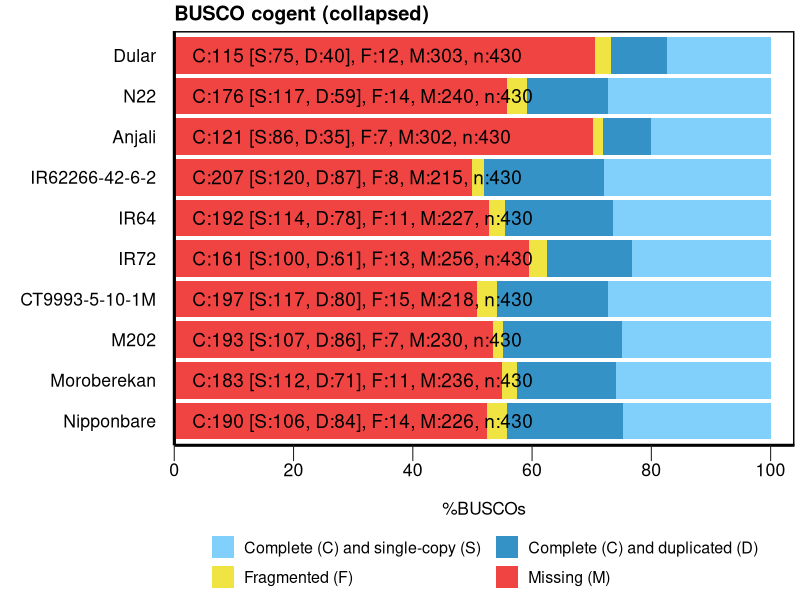

Here is the R script that generated this plot:
######################################
#
# BUSCO summary figure
# @version 3.0.0
# @since BUSCO 2.0.0
# 
# Copyright (c) 2016-2017, Evgeny Zdobnov (ez@ezlab.org)
# Licensed under the MIT license. See LICENSE.md file.
#
######################################

# Load the required libraries
library(ggplot2)
library("grid")

# !!! CONFIGURE YOUR PLOT HERE !!! 
# Output
my_output <- paste("figures/","3_busco_cogent.png",sep="/") 
my_width <- 20
my_height <- 15
my_unit <- "cm"

# Colors
my_colors <- c("#81d0fc", "#3492C7", "#F0E442", "#F04442")
# Bar height ratio
my_bar_height <- 0.9

# Legend
my_title <- "BUSCO cogent (collapsed)"

# Font
my_family <- "sans"
my_size_ratio <- 1.2

# !!! SEE YOUR DATA HERE !!!
# Your data as generated by python, remove or add more
my_species <- c('Nipponbare', 'Nipponbare', 'Nipponbare', 'Nipponbare', 'N22', 'N22', 'N22', 'N22', 'Dular', 'Dular', 'Dular', 'Dular', 'Anjali', 
                'Anjali', 'Anjali', 'Anjali', 'CT9993-5-10-1M', 'CT9993-5-10-1M', 'CT9993-5-10-1M', 'CT9993-5-10-1M', 'M202', 'M202', 'M202', 'M202', 'Moroberekan', 'Moroberekan', 
                'Moroberekan', 'Moroberekan', 'IR62266-42-6-2', 'IR62266-42-6-2', 'IR62266-42-6-2', 'IR62266-42-6-2', 'IR64', 'IR64', 'IR64', 'IR64', 'IR72', 'IR72', 'IR72', 'IR72')
my_species <- factor(my_species)
levels(my_species)
my_species <- factor(my_species,levels(my_species)[rev(c(3, 9, 1, 4, 5, 6, 2, 7, 8, 10))]) # reorder your species here just by changing the values in the vector :
my_percentage <- c(24.7, 19.5, 3.3, 52.5, 27.2, 13.7, 3.3, 55.8, 17.4, 9.3, 2.8, 70.5, 20.0, 8.1, 1.6, 70.3, 27.2, 18.6, 3.5, 50.7, 24.9, 20.0, 1.6, 53.5, 26.0, 16.5, 2.6, 54.9, 27.9, 20.2, 1.9, 50.0, 26.5, 18.1, 2.6, 52.8, 23.3, 14.2, 3.0, 59.5)
my_values <- c(106, 84, 14, 226, 117, 59, 14, 240, 75, 40, 12, 303, 86, 35, 7, 302, 117, 80, 15, 218, 107, 86, 7, 230, 112, 71, 11, 236, 120, 87, 8, 215, 114, 78, 11, 227, 100, 61, 13, 256)

######################################
######################################
######################################
# Code to produce the graph
labsize = 1
if (length(levels(my_species)) > 10){
  labsize = 0.66
}
print("Plotting the figure ...")
category <- c(rep(c("S","D","F","M"),c(1)))
category <-factor(category)
category = factor(category,levels(category)[c(4,1,2,3)])
df = data.frame(my_species,my_percentage,my_values,category)

figure <- ggplot() + 
  
  geom_bar(aes(y = my_percentage, x = my_species, fill = category), data = df, stat="identity", width=my_bar_height) + 
  coord_flip() + 
  theme_gray(base_size = 8) + 
  scale_y_continuous(expand=c(0,0), limits=c(0,104), labels = c("0","20","40","60","80","100"), breaks = c(0,20,40,60,80,100)) + 
  scale_fill_manual(values = my_colors,labels =c(" Complete (C) and single-copy (S)  ",
                                                 " Complete (C) and duplicated (D)",
                                                 " Fragmented (F)  ",
                                                 " Missing (M)")) +   
  ggtitle(my_title) + 
  xlab("") + 
  ylab("\n%BUSCOs") + 
  
  theme(plot.title = element_text(family=my_family, colour = "black", size = rel(1.5)*my_size_ratio, face = "bold")) +
  theme(legend.position="bottom",legend.title = element_blank()) + 
  theme(legend.text = element_text(family=my_family, size = rel(1.2)*my_size_ratio)) + 
  theme(panel.background = element_rect(color="#FFFFFF", fill="white")) + 
  theme(panel.grid.minor = element_blank()) + 
  theme(panel.grid.major = element_blank())+
  theme(panel.border = element_rect(colour = "black", fill=NA, size=1)) +
  theme(axis.text.y = element_text(family=my_family, colour = "black", size = rel(1.66)*my_size_ratio)) + 
  theme(axis.text.x = element_text(family=my_family, colour = "black", size = rel(1.66)*my_size_ratio)) + 
  theme(axis.line = element_line(size=1, colour = "black")) + 
  theme(axis.ticks.length = unit(.85, "cm")) + 
  theme(axis.ticks.y = element_line(colour="white", size = 0)) + 
  theme(axis.ticks.x = element_line(colour="#222222")) + 
  theme(axis.ticks.length = unit(0.4, "cm")) + 
  theme(axis.title.x = element_text(family=my_family, size=rel(1.3)*my_size_ratio)) + 
  guides(fill = guide_legend(override.aes = list(colour = NULL))) +
  guides(fill=guide_legend(nrow=2,byrow=TRUE)) +
  
  guides(fill = guide_legend(override.aes = list(colour = NULL))) +
  guides(fill=guide_legend(nrow=2,byrow=TRUE))

for(i in rev(c(1:length(levels(my_species))))){
  detailed_values <- my_values[my_species==my_species[my_species==levels(my_species)[i]]]
  total_buscos <- sum(detailed_values)
  figure <- figure + 
    annotate("text", label=paste("C:", detailed_values[1] + detailed_values[2], " [S:", detailed_values[1], ", D:", detailed_values[2], "], F:", detailed_values[3], ", M:", detailed_values[4], ", n:", total_buscos, sep=""), 
             y=3, x = i, size = labsize*4*my_size_ratio, colour = "black", hjust=0, family=my_family)
}


ggsave(figure, file=my_output, width = my_width, height = my_height, unit = my_unit)
print("Done")
